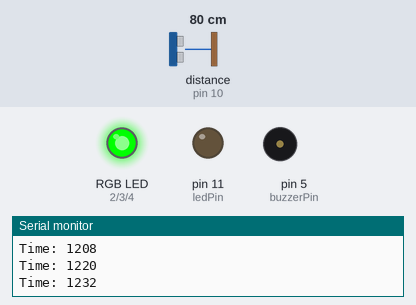
A sketch run on a simulated Arduino Uno, built with avr-gcc and run on an emulated ATmega328P. Parts: an RGB LED mixed from three pins (HIGH = lit), output pins drawn as LEDs (lit = HIGH), buzzer (waves = sounding), the last lines printed to the serial monitor. Wiring (inferred from the names in the program): ultrasonic range finder: trigger pin 9; echo pin 10. The inputs (shaded band) are chosen by the test bench; at power-on: distance to the obstacle (sensor on pin 10) 80 cm. The echo pulse lasts 58.3 µs per cm; pins used as bus, display or sensor lines are not drawn.

Above: at 1.3 s.
1.4 s: distance to the obstacle (sensor on pin 10) set to 149 cm
4.4 s: distance to the obstacle (sensor on pin 10) set to 155 cm
At 5.2 s:
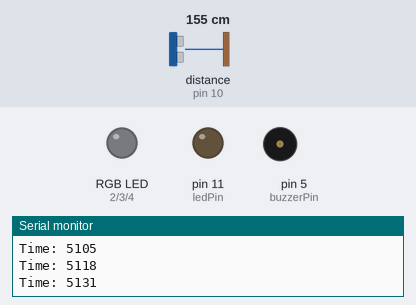
5.9 s: distance to the obstacle (sensor on pin 10) set to 106 cm
8.9 s: distance to the obstacle (sensor on pin 10) set to 97 cm
At 9.3 s:
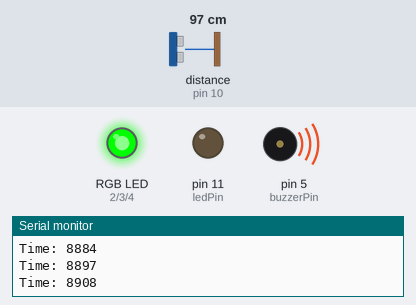
Timing chart, 0 to 11.9 s (numbered marks = the images above; inputs shaded):
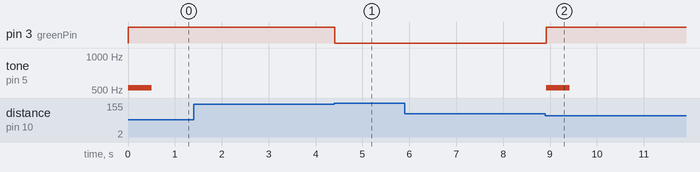

The sketch:

Project3_LowFidelity.ino
```cpp
//Ultrasoniuc distance sensor referenced from https://create.arduino.cc/projecthub/abdularbi17/ultrasonic-sensor-hc-sr04-with-arduino-tutorial-327ff6
//RGB LED referenced from https://howtomechatronics.com/tutorials/arduino/how-to-use-a-rgb-led-with-arduino/

#include "Arduino_SensorKit.h"

#define trigPin 9
#define echoPin 10
#define ledPin 11

#define buzzerPin 5

#define redPin 2
#define greenPin 3
#define bluePin 4

long duration;
int distance;

bool alertSound = false;
int buzzerCounter = 0;

unsigned long currentTime;
long previousTime = 0;

void setup() {
pinMode(trigPin, OUTPUT);
pinMode(echoPin, INPUT);

pinMode(ledPin, OUTPUT);
pinMode(buzzerPin, OUTPUT);

pinMode(redPin, OUTPUT);
pinMode(greenPin, OUTPUT);
pinMode(bluePin, OUTPUT);

Serial.begin(9600);
}


void loop() {
digitalWrite(trigPin, LOW);
delayMicroseconds(2);

// Sets the trigPin on HIGH state for 10 micro seconds
digitalWrite(trigPin, HIGH);
delayMicroseconds(10);
digitalWrite(trigPin, LOW);

// Reads the echoPin, returns the sound wave travel time in microseconds
duration = pulseIn(echoPin, HIGH);

// Calculating the distance
distance = duration*0.034/2;

currentTime = millis();

Serial.print("Time: ");
Serial.println(currentTime);

////trackDistance();
alertMovement();

}

void trackDistance() {
//  Prints the distance on the Serial Monitor
Serial.print("Distance: ");
Serial.println(distance);
Serial.println(" cm");
}

void alertMovement() {
  if (distance < 100) {
    previousTime = currentTime;
    //digitalWrite(ledPin, HIGH);
    setColor(0, 255, 0); // Green Color
    alertSound = true;
    buzzerCounter++;


  } else {
    if(currentTime - previousTime >= 3000) {
    //digitalWrite(ledPin, LOW);
    setColor(0, 0, 0); // turn off color
    buzzerCounter = 0;
    }

//    if (currentTime - previousTime >= 500) {
//      noTone(buzzerPin);
//    }
  }

  if (alertSound && buzzerCounter > 0 && buzzerCounter < 2) {
    alertSound = false;
    tone(buzzerPin, 523);
    delay(500);
  } else {
    noTone(buzzerPin);
  }
}

void setColor(int redValue, int greenValue, int blueValue) {
  analogWrite(redPin, redValue);
  analogWrite(greenPin, greenValue);
  analogWrite(bluePin, blueValue);
}
```

Measured:
- the behaviour switches between 151 and 152 cm on distance to the obstacle (sensor on pin 10) (found by bisection; images 0 and 1)
- the behaviour switches between 102 and 101 cm on distance to the obstacle (sensor on pin 10) (found by bisection; images 1 and 2)
- after the input at 8.9 s, pin 3 (greenPin): LOW → HIGH at once; tone on pin 5 (buzzerPin): silent → 523 Hz at once, → silent 0.51 s later
